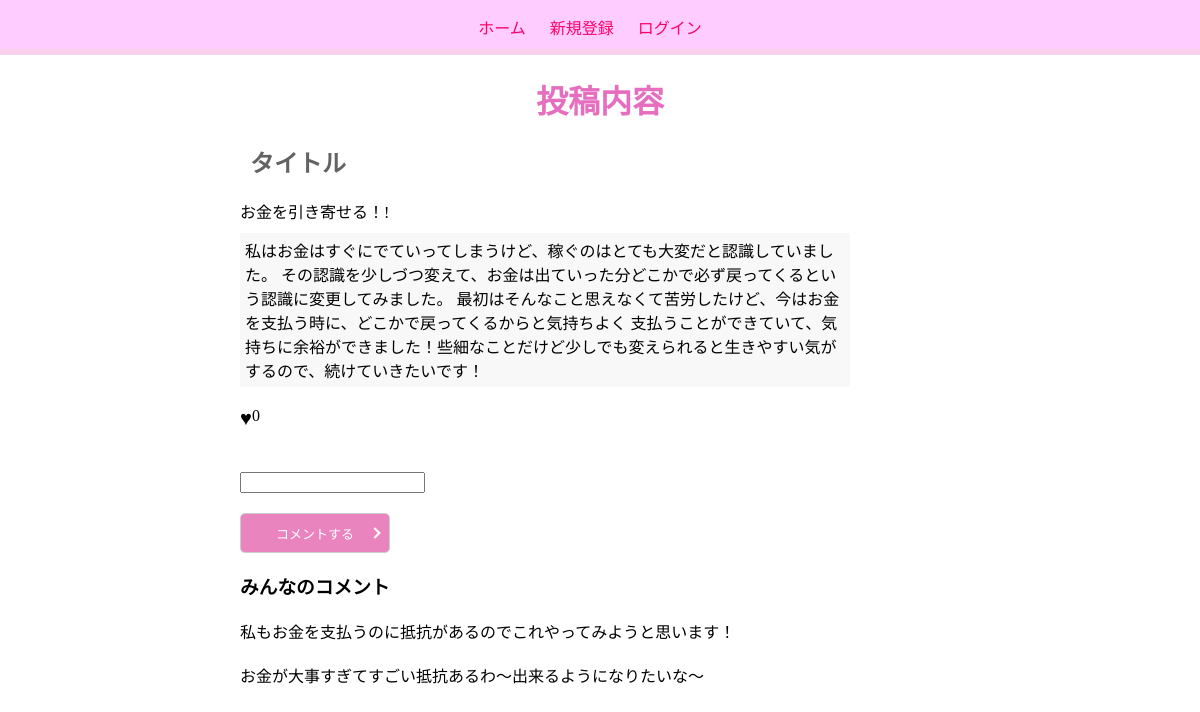
The page /post-info/1/ on the database as committed earlier.
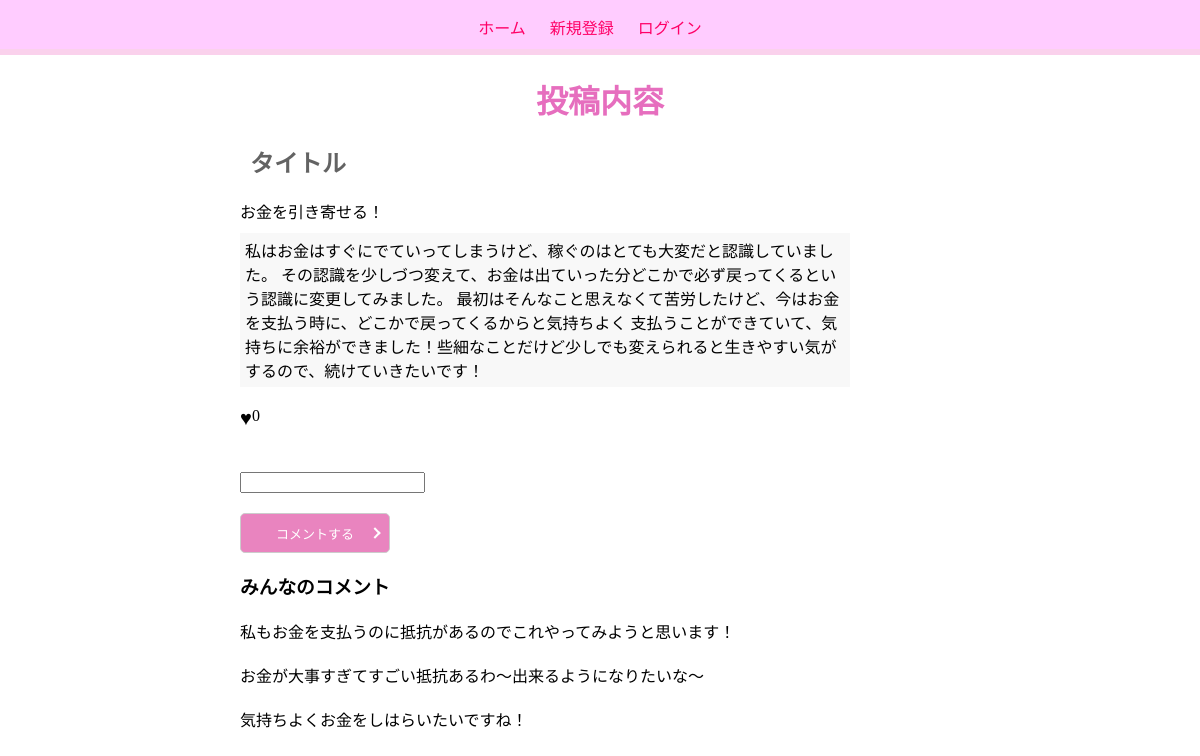
The same page on the database as committed later.
### mind_ch_db/models.py (models this page shows)
class PostInfo(models.Model):
    genre_id = models.ForeignKey(
        'genre', on_delete=models.SET_NULL,null=True)
    post_title = models.CharField(max_length=50)
    post_content = models.TextField(max_length=1000)
    reaction_count = models.IntegerField(null=True, blank=True)
    create_at = models.DateTimeField(default=timezone.datetime.now)
    update_at = models.DateTimeField(default=timezone.datetime.now)

class Comment(models.Model):
    Post_info_id = models.ForeignKey(
        'postinfo', on_delete=models.CASCADE)
    comment = models.CharField(max_length=300)
    reaction_count = models.IntegerField(default=0)
    create_at = models.DateTimeField(default=timezone.datetime.now)
    update_at = models.DateTimeField(default=timezone.datetime.now)

### mind_ch_db/views.py (the view)
# urls.py: path('post-info/<int:post_info_id>/', views.post_info_detail, name='post_info_detail'),
def post_info_detail(request, post_info_id):
    post_info = get_object_or_404(PostInfo, pk=post_info_id)
    comments = Comment.objects.filter(Post_info_id=post_info_id)
    good_count = Good.objects.filter(post_info_id=post_info_id).count()
    if request.method == 'POST':
        form = CommentForm(request.POST)
        if form.is_valid():
            comment = form.save(commit=False)
            comment.Post_info_id = post_info
            comment.save()
            return redirect('post_info_detail',post_info_id=post_info_id)
    else:
        form = CommentForm()
    return render(request, 'comment.html', {
        'post_info': post_info,
        'comments': comments,
        'form': form,
        'good_count': good_count,
        })

### mind_ch_db/forms.py
class CommentForm(forms.ModelForm):
    class Meta:
        model = Comment
        fields = ['comment']
    """
    confirm_password = forms.CharField(label='パスワード再入力', widget=forms.PasswordInput())

    def clean(self):
        cleaned_date = super().clean()
        password = cleaned_date['password']
        confirm_password = cleaned_date['confirm_password']
        if password !=confirm_password:
            raise forms.ValidationError('パスワードが一致していません')
        """

### mind_ch_db/templates/comment.html (shortened to what this page needs)
{% extends "base.html" %}
{% block content %}
<h1>投稿内容</h1>
<div class="post_info">
    <div><h2>タイトル</h2> {{ post_info.post_title }}</div>
    <div id="post_content">{{ post_info.post_content }}</div>
    <div>
    {% if user.is_authenticated %}
    <form action="{% url 'good_toggle' post_info.id %}" method="post">
        {% csrf_token %}
        <div class="good_box">
            <button class="good_hart" type="submit">
                <div style="margin-bottom:7px; font-size: 20px;">♥</div>
            </button>
            <div style="margin-left: 10px; font-size: 20px;">{{ good_count }}</div>
        </div>
    </form>
    {% else %}
        <div class="good_box">
            <div style="margin-bottom:7px; font-size: 20px;">♥</div>
            <div>{{ good_count }}</div>
        </div>
    {% endif %}
    <form method="post" action="{% url 'post_info_detail' post_info.id %}">
        <div class="comment_add">{{ form.comment }}</div>
        <div><button class="submitbtn" type="submit">コメントする</button></div>
    </form>
    <h3>みんなのコメント</h3>
    {% for comment in comments %}
        <div class="comment_info">{{ comment.comment }}</div>
    {% endfor %}
    </div>
</div>
{% endblock %}

Rows that differ between the two databases and show on the page:
changed PostInfo: post_title "お金を引き寄せる！!" → "お金を引き寄せる！"
added Comment: comment "気持ちよくお金をしはらいたいですね！"
